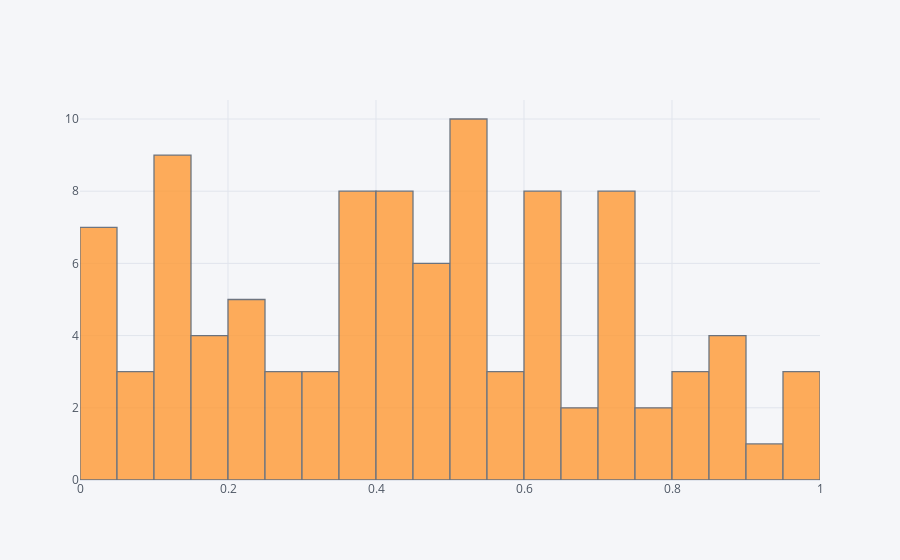

Notebook cell for this chart:
### Markdown cell above
<hr>

## 6) Histgram

### Code cell
df1['A'].iplot(kind='hist',bins=25)

### Figure 1 — Plotly figure (JSON) as saved in the notebook; plotly's stock layout.template omitted (floating-point values rounded to 4 significant figures)
{"data": [{"histfunc": "count", "histnorm": "", "marker": {"color": "rgba(255, 153, 51, 1.0)", "line": {"color": "#4D5663", "width": 1.3}}, "name": "A", "nbinsx": 25, "opacity": 0.8, "orientation": "v", "type": "histogram", "x": [0.04623, 0.1238, 0.1016, 0.3188, 0.6122, 0.3941, 0.7131, 0.4353, 0.5206, 0.8062, 0.717, 0.4502, 0.7194, 0.4651, 0.3722, 0.334, 0.6885, 0.9326, 0.5074, 0.3143, 0.08476, 0.4047, 0.7354, 0.03696, 0.3908, 0.4542, 0.6101, 0.259, 0.126, 0.7814, 0.5201, 0.2417, 0.238, 0.1174, 0.2634, 0.07261, 0.1455, 0.9986, 0.2735, 0.4219, 0.9544, 0.5378, 0.8822, 0.3991, 0.5987, 0.1902, 0.6398, 0.5158, 0.04524, 0.8663, 0.5089, 0.9865, 0.3723, 0.5745, 0.7227, 0.7049, 0.7775, 0.5072, 0.01695, 0.375, 0.1291, 0.114, 0.455, 0.8212, 0.228, 0.4881, 0.4473, 0.7281, 0.6214, 0.5615, 0.2172, 0.2417, 0.6352, 0.5037, 0.01954, 0.1582, 0.6027, 0.5497, 0.3745, 0.4001, 0.6302, 0.1176, 0.5484, 0.04493, 0.1938, 0.6217, 0.4471, 0.4468, 0.08032, 0.4959, 0.8851, 0.163, 0.8753, 0.7419, 0.6693, 0.8177, 0.3969, 0.04792, 0.1231, 0.4296]}], "layout": {"barmode": "overlay", "legend": {"bgcolor": "#F5F6F9", "font": {"color": "#4D5663"}}, "paper_bgcolor": "#F5F6F9", "plot_bgcolor": "#F5F6F9", "title": {"font": {"color": "#4D5663"}}, "xaxis": {"gridcolor": "#E1E5ED", "showgrid": true, "tickfont": {"color": "#4D5663"}, "title": {"font": {"color": "#4D5663"}, "text": ""}, "zerolinecolor": "#E1E5ED"}, "yaxis": {"gridcolor": "#E1E5ED", "showgrid": true, "tickfont": {"color": "#4D5663"}, "title": {"font": {"color": "#4D5663"}, "text": ""}, "zerolinecolor": "#E1E5ED"}}}
